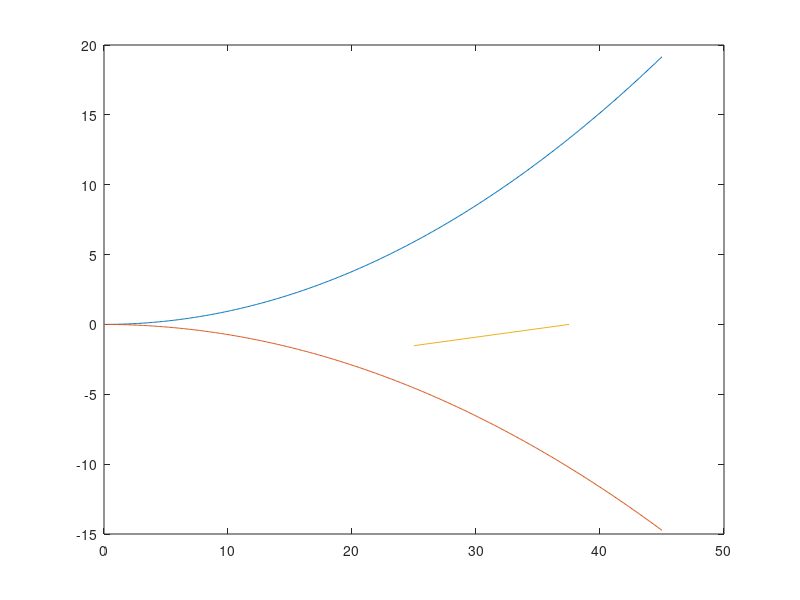

Recreate this plot in MATLAB. (Note: this script raises an error after producing the figure.)
%variaveis da aeronave
clmax = 1.3;
clmin = -1;
ws = 84.15; %N/m^s
nmax = 3.8;
nmin = -0.4*nmax;
vcruise = 25;
clalfa = 0.09045455*180/pi;
cmed = 0.28;
Vb = 10; %V gust max gust

%variaveis do ambiente
rho = 1.225;
g = 9.81;

%Cálculos
v = 0:0.1:45;
vdive = 1.5*vcruise;
nclmax = 0.5*rho*clmax*v.^2/ws;
nclmin = 0.5*rho*clmin*v.^2/ws;
VlimAeroelastico = [vcruise vdive];
nlimAeroelastico = [nmin 0];
va = sqrt((2*nmax*ws)/(rho*clmax));

%gusts of wind
miu = 2*ws/(rho*g*cmed*clalfa);
k = 0.88*miu/(5.3 +miu); %subsonico
Vb = k*Vb; %V gust max gust
deltanb = rho*Vb*va*clalfa/(2*ws);
vnb = [0 va];
nbposi = [1 1+deltanb];
nbneg = [1 1-deltanb];

% Gráficos
plot(v,nclmax,'DisplayName','Positive Stall Limit');
hold on
plot(v,nclmin,'DisplayName','Negative Stall Limit');
plot(VlimAeroelastico,nlimAeroelastico,'DisplayName','Limite Aeroelástico');

linenmax = yline(nmax,'-g','Structural Limit','DisplayName','Positive Structural Limit');
linenmax.LabelHorizontalAlignment = 'left';
linenmin = yline(nmin,'-c','Structural Limit','DisplayName','Negative Structural Limit');
linenmin.LabelHorizontalAlignment = 'left';

linedinamiclimit = xline(vdive,'-m','Dinamic Pressure Limit','DisplayName','Dinamic Pressure Limit');
linedinamiclimit.LabelVerticalAlignment = 'middle';

%gusts of wind
%nb
nbposi = extrapolate([vnb(1) nbposi(1)],[vnb(2) nbposi(2)],v);
plot(v,nbposi);
nbneg = extrapolate([vnb(1) nbneg(1)],[vnb(2) nbneg(2)],v);
plot(v,nbneg);

%legend('show','Location','SouthOutside');
xlim([0 vdive+10])
%ylim([nmin-0.5 nmax+1])
ylim([-8 10])

function [yvalues] = extrapolate(begPoint,endPoint,xvalues)
m = (endPoint(2)-begPoint(2))/(endPoint(1)-begPoint(1));
b = begPoint(2);
yvalues = xvalues*m+b;
end